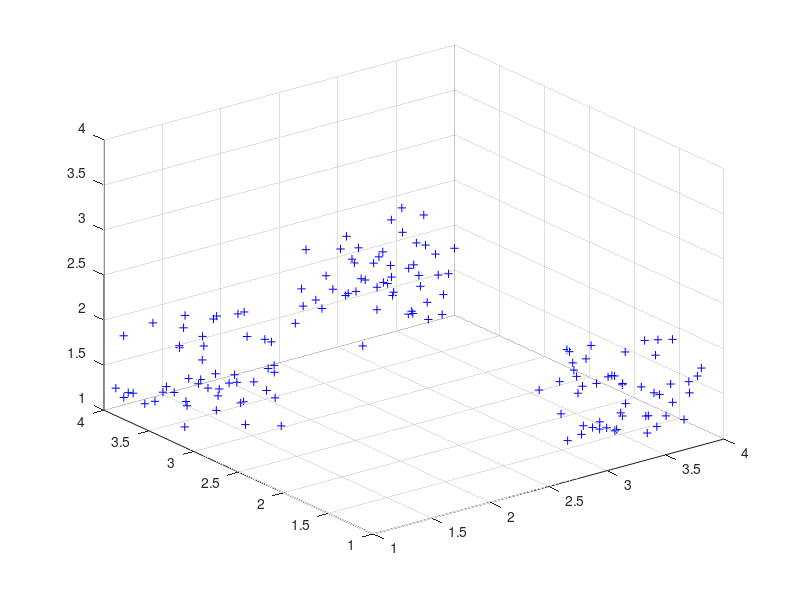

Write MATLAB code to recreate this figure. (Note: this script raises an error after producing the figure.)
% Create sample data with 3 clusters
V=[[1; 1; 3]*ones(1,50) [1; 3; 1]*ones(1,50) [3; 1; 1]*ones(1,50)];
V = V + rand(size(V));
plot3(V(1,:),V(2,:),V(3,:),'b+')
grid on

% Execute the incremental algorithm (inc-INMF)
[hata, H, label, min_max, centr] = inc_inmf(V(:,1:150), V(:,1:10),1, 1, 2.5, 0.5);
